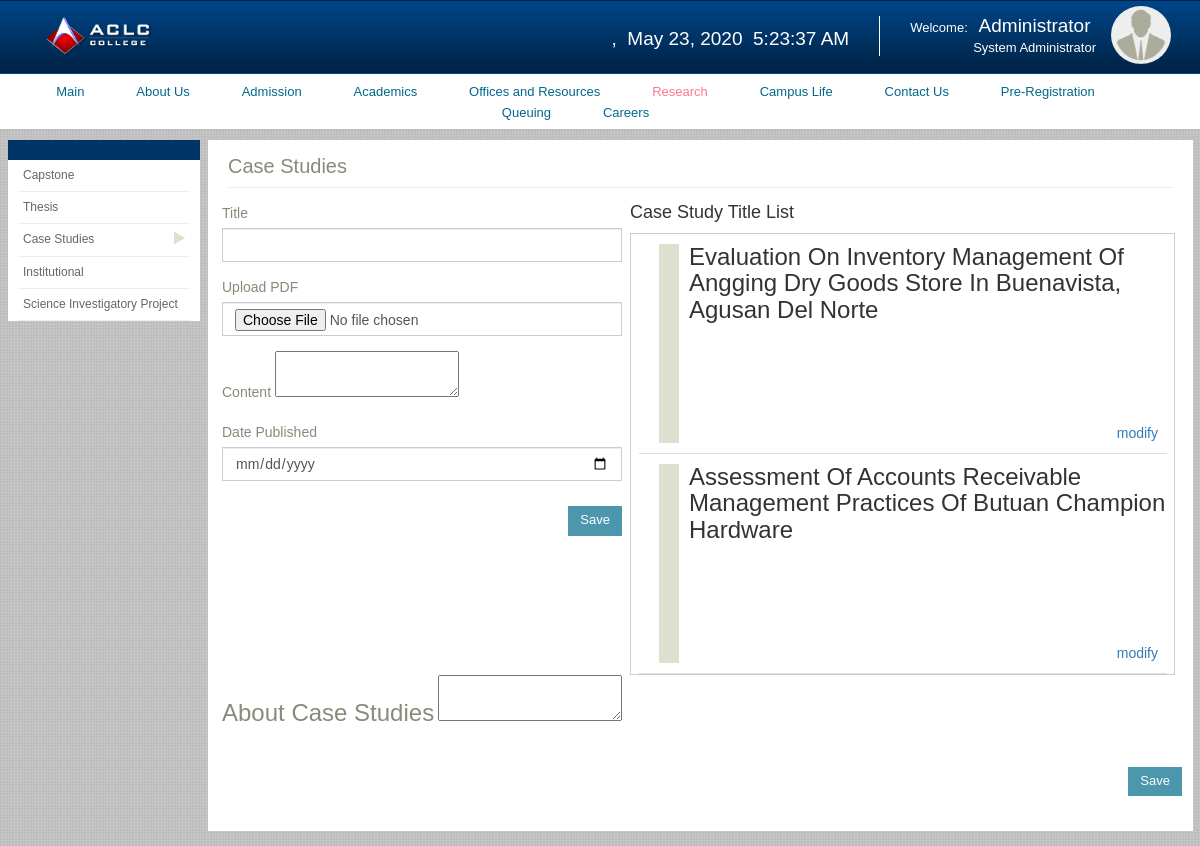
The page /index.php/admin/research/case_studies on the database its author committed.
### tables this page shows
CREATE TABLE `case_studies` (
  `cs_id` int(11) NOT NULL,
  `title` varchar(225) DEFAULT NULL,
  `summary` text,
  `date_published` varchar(40) DEFAULT NULL,
  `date_posted` date DEFAULT NULL,
  `ac_id` int(11) DEFAULT NULL,
  `img_path` varchar(255) DEFAULT NULL
);

### application/controllers/admin/research/case_studies.php (called while the page is built, shortened)
<?php
class Case_Studies extends MY_Controller {
	public function index()
	{
		$data['info'] = $this->load_list();
		$this->load->view("admin/research/header");
		$this->load->view("admin/research/case_studies/body",$data);
	}
	public function load_list(){
		$this->load->model('case_study');
		$cs = new Case_Study;
		$getSD = $cs->get();
		return $getSD;
	}
}

### index.php (called while the page is built, shortened)
<?php
require_once BASEPATH.'core/CodeIgniter.php';

### application/core/MY_Model.php (called while the page is built, shortened)
<?php
	class MY_Model extends CI_Model{
		public function instatiate($qry_result){
			$toret = array();
			foreach ($qry_result as $row) {
				$model = new $class;
				$model->populate($row);
				$toret[$row->{$this::DB_TABLE_PK}] = $model;
			}
			return $toret;
		}
		public function get($limit = 0, $offset = 0){
			$this->db->select('*');
			$this->db->from($this::DB_TABLE);
			$qry = $this->db->get();
			$toret = $this->instatiate($qry->result());
			return $toret;
		}
	}

### application/views/admin/research/case_studies/body.php (the view, shortened to what this page needs)
<div class="container-fluid">
    <div class="row">
      	<div class="col-md-4 pr-0">
        	<div class="admission-leftpane bg-white">
          		<div class="head-blue ptb-10 bg-blue"></div>
      			<ul>
        			<li ><a href="<?= base_url()?>index.php/admin/research/capstone">Capstone</a><i class="fa fa-play"></i></li>
		            <li ><a href="<?= base_url()?>index.php/admin/research/thesis">Thesis</a></li>
		            <li class="active"><a href="<?= base_url()?>index.php/admin/research/case_studies">Case Studies</a><i class="fa fa-play"></i></li>
		            <li><a href="<?= base_url()?>index.php/admin/research/institutional">Institutional</a><i class="fa fa-play"></i></li>
		            <li><a href="<?= base_url()?>index.php/admin/research/science_investigatory">Science Investigatory Project</a><i class="fa fa-play"></i></li>
      			</ul>
        	</div>
    	</div>
    	<div class="col-md-20">
			<div class="mid-content ptb-15 bg-white oh">
				<h3 class="normal c-gray f-20 mb-15 bb pb-10">Case Studies</h3>
				<div class="row">
					<div class="col-md-10">
						<?php echo form_open_multipart('admin/research/case_studies/save_text',array('id'=>'form-text-cs' , 'class' => 'form-horizontal', 'data-toggle' => "validator", 'method' => "post")) ?>
							<div class="form-group">
								<label for="title" style="font-weight: normal;" class="c-gray">Title</label>
								<input type="text" name="title" id="title" class="form-control" style="border-radius:0;" required>
							</div>
							<div class="form-group">
								<label for="title" style="font-weight: normal;" class="c-gray">Upload PDF</label>
								<input type="file" name="file" id="pdf" class="form-control" style="border-radius:0;" accept="application/pdf,application/vnd.ms-excel">
							</div>
							<div class="form-group">
								<label for="content" style="font-weight: normal;" class="c-gray">Content</label>
								<textarea name="content" id="cont"></textarea>
							</div>
							<div class="form-group">
								<label for="title" style="font-weight: normal;" class="c-gray">Date Published</label>
								<input type="date" name="date_published" id="date_published" class="form-control" style="border-radius:0;" required>
							</div>
							<div class="form-group">
								<button type="submit" class="btn btn-primary pull-right" style="padding-top:5px;margin-bottom: 5px;margin-top:10px;" id="btn-save">Save</button>
							</div>
						</form>
					</div>
					<div class="col-md-14">
						<div class="col-md-24">
							<div class="row">
								<h4>Case Study Title List</h4>
							</div>
							<div class="row" style="border:1px solid #CCC;">
								<div class="table-responsive" style="scroll:none;">
									<table id="otd-table" style="table-layout:fixed;width:100%;">
										<tbody>
											<?php if(!empty($info)):?>
												<?php foreach($info as $key => $value):?>
													<tr>
														<td>
															<div class="col-md-24">
																<div style="border-bottom:1px solid #dfdfd0;padding-bottom:10px;margin-top:10px;">
																	<div class="row" style="border-left:20px solid #dfdfd0;margin-left:20px;">
																		<div class="col-md-24" style="padding-left:10px;word-wrap:break-word;">
																			<h3><?= ucwords($value->title)?></h3>
																			<div style="height:90px;" class="ellip">
																			</div>
																			<a href="#" class="pull-right edit" style="margin-right:10px;" attr="<?= $value->cs_id ?>">modify</a>
																		</div>
																	</div>
																</div>
															</div>
														</td>
													</tr>
												<?php endforeach;?>
											<?php endif;?>
										</tbody>
									</table>
								</div>
							</div>
						</div>
					</div>
				</div>
				<div class="row">
					<div class="col-md-24">
						<?php echo form_open_multipart('admin/research/case_studies/about_case',array('id'=>'form-text-about-case' , 'class' => 'form-horizontal', 'data-toggle' => "validator", 'method' => "post")) ?>
							<div class="form-group">
								<label for="content" style="font-weight: normal;" class="c-gray"><h3>About Case Studies</h3></label>
								<textarea name="content" id="cont"><?= !empty($abc->details) ? $abc->details:"" ?></textarea>
							</div>
							<div class="form-group">
								<button type="submit" class="btn btn-primary pull-right" style="padding-top:5px;margin-bottom: 5px;margin-top:10px;" id="btn-saved">Save</button>
							</div>
						</form>
					</div>
				</div>
			</div>
		</div>

### rows shown on the page
case_studies: title "Evaluation On Inventory Management Of Angging Dry Goods Store In Buenavista, Agusan Del Norte"
case_studies: title "Assessment Of Accounts Receivable Management Practices Of Butuan Champion Hardware"
